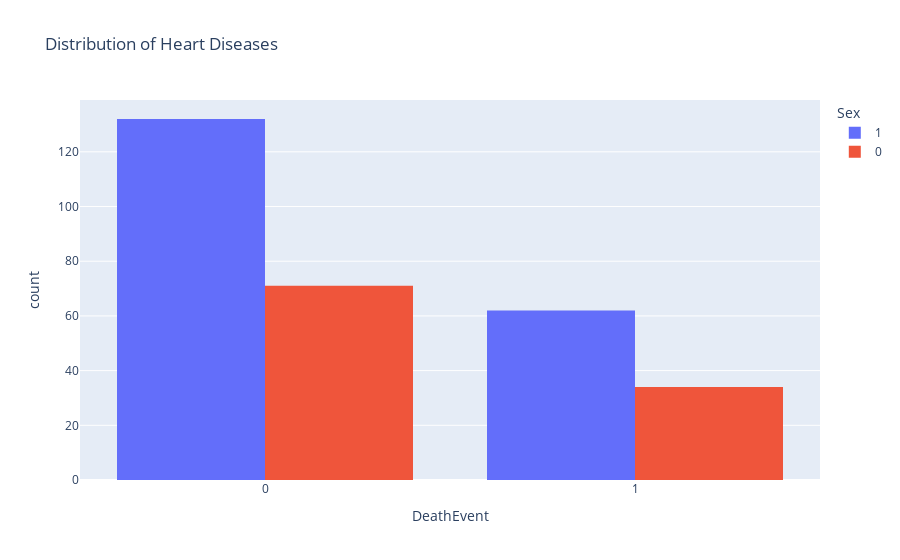

Source (notebook cell):
### Code cell
fig=px.histogram(df,
                 x="DeathEvent",
                 color="Sex",
                 hover_data=df.columns,
                 title="Distribution of Heart Diseases",
                 barmode="group",
                 )

fig.show()

### Figure 1 — Plotly figure (JSON) as saved in the notebook; plotly's stock layout.template omitted (floating-point values rounded to 4 significant figures; data arrays with more than 128 entries replaced by an {"elided": "..."} marker saying what was removed)
{"data": [{"alignmentgroup": "True", "bingroup": "x", "hovertemplate": "Sex=1<br>DeathEvent=%{x}<br>count=%{y}<extra></extra>", "legendgroup": "1", "marker": {"color": "#636efa", "pattern": {"shape": ""}}, "name": "1", "offsetgroup": "1", "orientation": "v", "showlegend": true, "type": "histogram", "x": {"elided": "194 int values"}, "xaxis": "x", "yaxis": "y"}, {"alignmentgroup": "True", "bingroup": "x", "hovertemplate": "Sex=0<br>DeathEvent=%{x}<br>count=%{y}<extra></extra>", "legendgroup": "0", "marker": {"color": "#EF553B", "pattern": {"shape": ""}}, "name": "0", "offsetgroup": "0", "orientation": "v", "showlegend": true, "type": "histogram", "x": [1, 1, 0, 1, 1, 0, 1, 1, 1, 1, 0, 1, 1, 1, 1, 1, 1, 1, 1, 1, 1, 0, 1, 1, 0, 0, 0, 1, 1, 0, 0, 0, 0, 0, 0, 1, 1, 0, 0, 0, 0, 1, 0, 0, 0, 0, 1, 0, 0, 0, 0, 0, 0, 0, 1, 0, 0, 1, 1, 0, 0, 0, 1, 1, 0, 0, 0, 0, 0, 0, 0, 0, 0, 0, 1, 0, 1, 0, 0, 0, 0, 1, 0, 0, 0, 0, 0, 0, 0, 0, 0, 0, 0, 0, 0, 0, 0, 0, 0, 0, 0, 0, 0, 0, 0], "xaxis": "x", "yaxis": "y"}], "layout": {"barmode": "group", "legend": {"title": {"text": "Sex"}, "tracegroupgap": 0}, "title": {"text": "Distribution of Heart Diseases"}, "xaxis": {"anchor": "y", "domain": [0, 1], "title": {"text": "DeathEvent"}}, "yaxis": {"anchor": "x", "domain": [0, 1], "title": {"text": "count"}}}}
